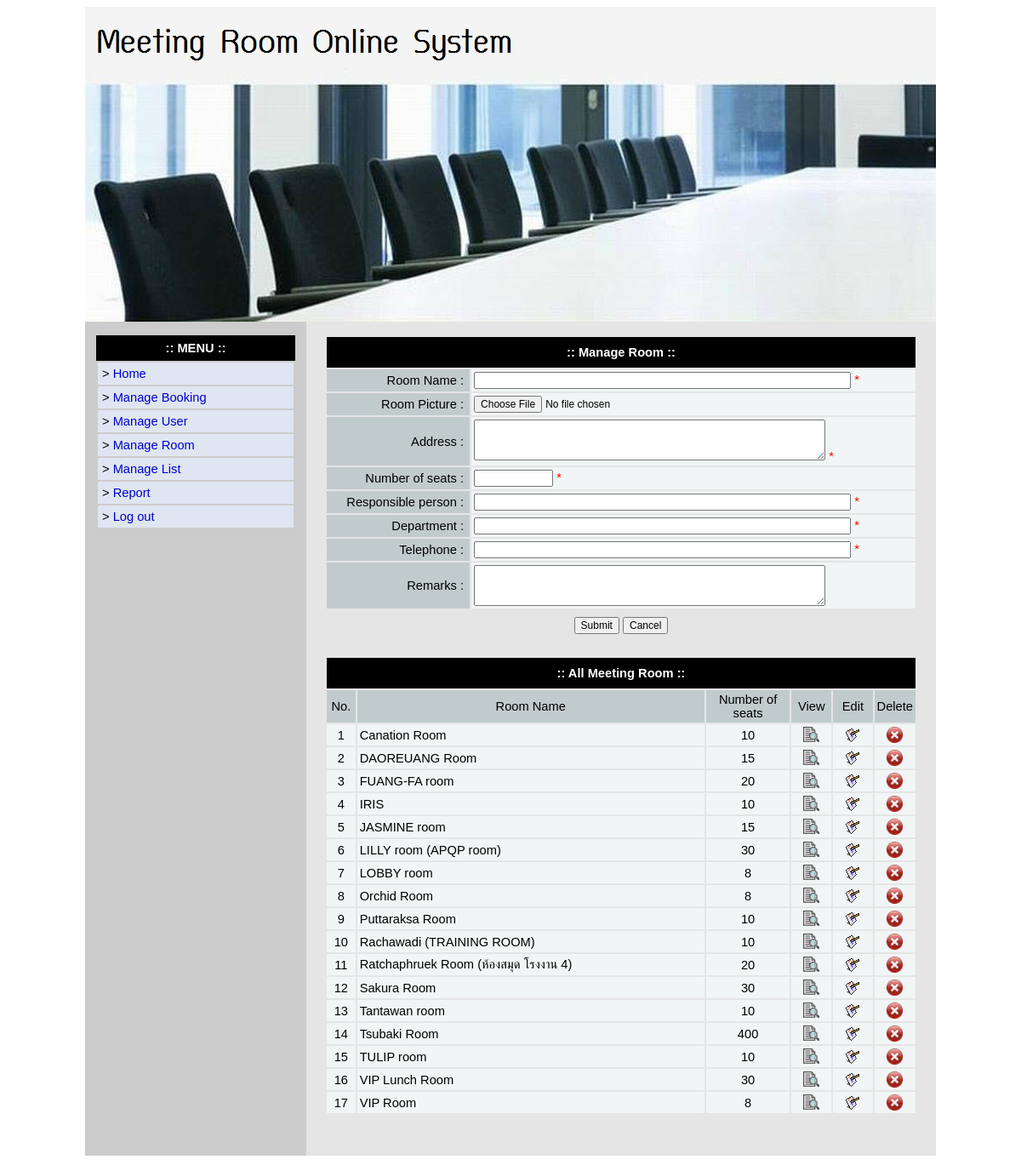
The app's page /admin/manage_room/index.php (signed in) with its own data.
### tables this page shows
CREATE TABLE `room_tb` (
  `id` int(5) NOT NULL,
  `room_name` varchar(200) NOT NULL,
  `room_pic` varchar(100) NOT NULL,
  `room_address` varchar(500) NOT NULL,
  `total_seat` varchar(10) NOT NULL,
  `response_name` varchar(200) NOT NULL,
  `department` varchar(200) NOT NULL,
  `tel` varchar(200) NOT NULL,
  `remarks` varchar(500) NOT NULL
);

### admin/manage_room/index.php (the view, shortened to what this page needs)
<!DOCTYPE html PUBLIC "-//W3C//DTD XHTML 1.0 Transitional//EN" "http://www.w3.org/TR/xhtml1/DTD/xhtml1-transitional.dtd">
<html xmlns="http://www.w3.org/1999/xhtml">
<head>
</head>
<body>
<center>
<table border="0" cellpadding="0" cellspacing="0" width="1000">
  <tbody><tr>
    <td>
<table class="bottom_border" border="0" cellpadding="0" cellspacing="0" width="100%">
  <tbody>
  <tr>
      <td align="center"><img src="../../images/meeting_header.jpg"></td>
  </tr>
</tbody>
</table>
</td>
  </tr>
  <tr>
    <td><table border="0" cellpadding="0" cellspacing="0" width="100%">
      <tbody><tr>
        <td class="right_border" bgcolor="#CCCCCC" valign="top" width="15%"><table border="0" cellpadding="0" cellspacing="0" width="260">
          <tbody><tr>
            <td>&nbsp;</td>
          </tr>
          <tr>
            <td>
<table border="0" cellpadding="0" cellspacing="0" width="100%">
  <tbody><tr>
    <td>
<table align="center" border="0" cellpadding="0" cellspacing="0" width="90%">
      <tbody>
        <tr>
        <td bgcolor="#000000" height="30" align="center"><font color="#FFFFFF"><b>:: MENU ::</b></font></td>
        </tr>
      <tr>
        <td><table align="center" border="0" cellpadding="5" cellspacing="2" width="100%">
          <tbody>
          <tr>
            <td bgcolor="#DFE6F1"><div align="left">&gt <a href="../index.php">Home</a></div></td>
          </tr>
          <tr>
            <td bgcolor="#DFE6F1"><div align="left">&gt <a href="../manage_booking/index.php">Manage Booking</a></div></td>
          </tr>
          <tr>
            <td bgcolor="#DFE6F1"><div align="left">&gt <a href="../manage_user/index.php">Manage User</a></div></td>
          </tr>
          <tr>
            <td bgcolor="#DFE6F1"><div align="left">&gt <a href="../manage_room/index.php">Manage Room</a></div></td>
          </tr>
          <tr>
            <td bgcolor="#DFE6F1"><div align="left">&gt <a href="../manage_list/index.php">Manage List</a></div></td>
          </tr>
          <tr>
            <td bgcolor="#DFE6F1"><div align="left">&gt <a href="../manage_report/index.php">Report</a></div></td>
          </tr>
          <tr>
            <td bgcolor="#DFE6F1"><div align="left">&gt <a href="../../logout.php">Log out</a></div></td>
          </tr>
        </tbody></table></td>
        </tr>
    </tbody>
</table>
    </td>
  </tr>
  <tr>
    <td>&nbsp;</td>
  </tr>
</tbody></table>
</td>
          </tr>
        </tbody></table></td>
        <td bgcolor="#E5E5E5" valign="top" width="85%"><table align="center" border="0" cellpadding="0" cellspacing="0" width="95%">
          <tbody><tr>
            <td>&nbsp;</td>
          </tr>
          <tr>
            <td>
<form action="add_room_in.php" name="form1" method="post" enctype="multipart/form-data" onsubmit="return checkform(this);">
<table width="99%" border="0" align="center" cellpadding="3" cellspacing="2">
  <tr>
    <td bgcolor="#000000" colspan="2" height="30" align="center"><font color="#FFFFFF"><b>:: Manage Room ::</b></font></td>
  </tr>
  <tr>
    <td bgcolor="#C1CBCB"><div align="right">Room Name :&nbsp;</div></td>
    <td bgcolor="#F2F5F5"><div align="left"><input name="room_name" type="text" size="60" maxlength="200" /> <font color="red">*</font></div></td>
  </tr>
  <tr>
    <td bgcolor="#C1CBCB"><div align="right">Room Picture :&nbsp;</div></td>
    <td bgcolor="#F2F5F5"><div align="left"><INPUT type="file" name="filesattach_name" id="filesattach_name" size="49"></div></td>
  </tr>
  <tr>
    <td bgcolor="#C1CBCB"><div align="right">Address :&nbsp;</div></td>
    <td bgcolor="#F2F5F5"><div align="left"><textarea name="room_address" cols="56" rows="3"></textarea> <font color="red">*</font></div></td>
  </tr>
  <tr>
    <td bgcolor="#C1CBCB"><div align="right">Number of seats :&nbsp;</div></td>
    <td bgcolor="#F2F5F5"><div align="left"><input name="total_seat" type="text" size="10" maxlength="10" /> <font color="red">*</font></div></td>
  </tr>
  <tr>
    <td bgcolor="#C1CBCB"><div align="right">Responsible person :&nbsp;</div></td>
    <td bgcolor="#F2F5F5"><div align="left"><input name="response_name" type="text" size="60" maxlength="200" /> <font color="red">*</font></div></td>
  </tr>
  <tr>
    <td bgcolor="#C1CBCB"><div align="right">Department :&nbsp;</div></td>
    <td bgcolor="#F2F5F5"><div align="left"><input name="department" type="text" size="60" maxlength="200" /> <font color="red">*</font></div></td>
  </tr>
  <tr>
    <td bgcolor="#C1CBCB"><div align="right">Telephone :&nbsp;</div></td>
    <td bgcolor="#F2F5F5"><div align="left"><input name="tel" type="text" size="60" maxlength="200" /> <font color="red">*</font></div></td>
  </tr>
  <tr>
    <td bgcolor="#C1CBCB"><div align="right">Remarks :&nbsp;</div></td>
    <td bgcolor="#F2F5F5"><div align="left"><textarea name="remarks" cols="56" rows="3"></textarea></div></td>
  </tr>
  <tr>
    <td colspan="2" height="30" align="center"><input name="submit_bt" value="Submit" type="submit"> <input name="reset_bt" value="Cancel" type="reset"></td>
  </tr>
</table>
</form>
<br>
<table width="99%" border="0" align="center" cellpadding="3" cellspacing="2">
  <tr>
    <td bgcolor="#000000" colspan="7" height="30" align="center"><font color="#FFFFFF"><b>:: All Meeting Room ::</b></font></td>
  </tr>
  <tr>
    <td bgcolor="#C1CBCB" width="5%"><div align="center">No.</div></td>
    <td bgcolor="#C1CBCB" width="64%"><div align="center">Room Name</div></td>
    <td bgcolor="#C1CBCB" width="15%"><div align="center">Number of seats</div></td>
    <td bgcolor="#C1CBCB" width="7%"><div align="center">View</div></td>
    <td bgcolor="#C1CBCB" width="7%"><div align="center">Edit</div></td>
    <td bgcolor="#C1CBCB" width="7%"><div align="center">Delete</div></td>
  </tr>
<?php
$strSQL = "SELECT * FROM room_tb ORDER BY room_name";
$result = mysql_query($strSQL);
$no = 1;
While($row = mysql_fetch_array($result)){
?>
  <tr>
    <td bgcolor="#F2F5F5"><div align="center"><?php echo $no; ?></div></td>
    <td bgcolor="#F2F5F5"><div align="left"><?php echo $row['room_name']; ?></div></td>
    <td bgcolor="#F2F5F5"><div align="center"><?php echo $row['total_seat']; ?></div></td>
    <td bgcolor="#F2F5F5"><div align="center"><a href="show_tuple.php?id=<?php echo $row['id'];?>" onclick="NewWindow(this.href,'show_tuple','700','500','yes');return false"><img src="../../images/view_icon.gif" width="19" border="0"></a></div></td>
    <td bgcolor="#F2F5F5"><div align="center"><a href="edit_tuple.php?id=<?php echo $row['id'];?>"><img src="../../images/edit.gif" width="19" border="0"></a></div></td>
    <td bgcolor="#F2F5F5"><div align="center"><a href="delete_tuple.php?id=<?php echo $row['id'];?>" OnClick="return Conf(this)"><img src="../../images/delete.png" width="19" border="0"></a></div></td>
  </tr>
<?php
$no++;
}
?>
</table>
<br></td>
          </tr>
          <tr>
            <td>&nbsp;</td>
          </tr>
          <tr>
            <td>&nbsp;</td>
          </tr>
        </tbody></table></td>
      </tr>
      <tr>
        <td colspan="2">
<table border="0" cellpadding="0" cellspacing="0" height="10" width="100%">
  <tbody><tr>
    <td></td>
  </tr>
</tbody>
</table>
</td>
        </tr>
    </tbody></table></td>
  </tr>
</tbody></table>
</center>
</body>
</html>

### admin/manage_room/index.php (style rules this page uses)
A:link { color: #0000cc; text-decoration:none }
input, textarea { font-family: Arial, Helvetica, sans-serif; font-size: 9pt; }
b { font-family: Arial, Helvetica, sans-serif; font-size: 11pt; }
font, td { font-family: Arial, Helvetica, sans-serif; font-size: 11pt; }
BODY { font-size: 9pt; font-family: Arial, Helvetica, sans-serif; }

### records on screen
room_tb: room_name "Canation Room", total_seat "10"
room_tb: room_name "DAOREUANG Room", total_seat "15"
room_tb: room_name "FUANG-FA room", total_seat "20"
room_tb: room_name "IRIS", total_seat "10"
room_tb: room_name "JASMINE room", total_seat "15"
room_tb: room_name "LILLY room (APQP room)", total_seat "30"
room_tb: room_name "LOBBY room", total_seat "8"
room_tb: room_name "Orchid Room", total_seat "8"
room_tb: room_name "Puttaraksa Room", total_seat "10"
room_tb: room_name "Rachawadi (TRAINING ROOM)", total_seat "10"
room_tb: room_name "Ratchaphruek Room (ห้องสมุด โรงงาน 4)", total_seat "20"
room_tb: room_name "Sakura Room", total_seat "30"
room_tb: room_name "Tantawan room", total_seat "10"
room_tb: room_name "Tsubaki Room", total_seat "400"
room_tb: room_name "TULIP room", total_seat "10"
room_tb: room_name "VIP Lunch Room", total_seat "30"
room_tb: room_name "VIP Room", total_seat "8"
